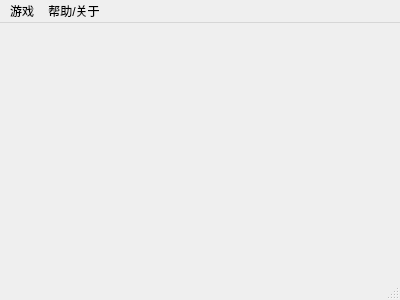
<?xml version="1.0" encoding="UTF-8"?>
<ui version="4.0">
 <class>MainWindow</class>
 <widget class="QMainWindow" name="MainWindow">
  <property name="geometry">
   <rect>
    <x>0</x>
    <y>0</y>
    <width>400</width>
    <height>300</height>
   </rect>
  </property>
  <property name="windowTitle">
   <string>Minesweeper</string>
  </property>
  <widget class="QWidget" name="centralWidget"/>
  <widget class="QMenuBar" name="menuBar">
   <property name="geometry">
    <rect>
     <x>0</x>
     <y>0</y>
     <width>400</width>
     <height>23</height>
    </rect>
   </property>
   <widget class="QMenu" name="menu">
    <property name="title">
     <string>游戏</string>
    </property>
    <addaction name="primary"/>
    <addaction name="intermediate"/>
    <addaction name="advance"/>
    <addaction name="customize"/>
    <addaction name="record"/>
   </widget>
   <widget class="QMenu" name="menu_2">
    <property name="title">
     <string>帮助/关于</string>
    </property>
    <addaction name="help"/>
    <addaction name="about"/>
   </widget>
   <addaction name="menu"/>
   <addaction name="menu_2"/>
  </widget>
  <widget class="QStatusBar" name="statusBar"/>
  <action name="primary">
   <property name="text">
    <string>初级</string>
   </property>
  </action>
  <action name="advance">
   <property name="text">
    <string>高级</string>
   </property>
  </action>
  <action name="customize">
   <property name="text">
    <string>自定义</string>
   </property>
  </action>
  <action name="intermediate">
   <property name="text">
    <string>中级</string>
   </property>
  </action>
  <action name="record">
   <property name="text">
    <string>纪录</string>
   </property>
  </action>
  <action name="help">
   <property name="text">
    <string>帮助</string>
   </property>
  </action>
  <action name="about">
   <property name="text">
    <string>关于</string>
   </property>
  </action>
 </widget>
 <layoutdefault spacing="6" margin="11"/>
 <resources/>
 <connections/>
</ui>
